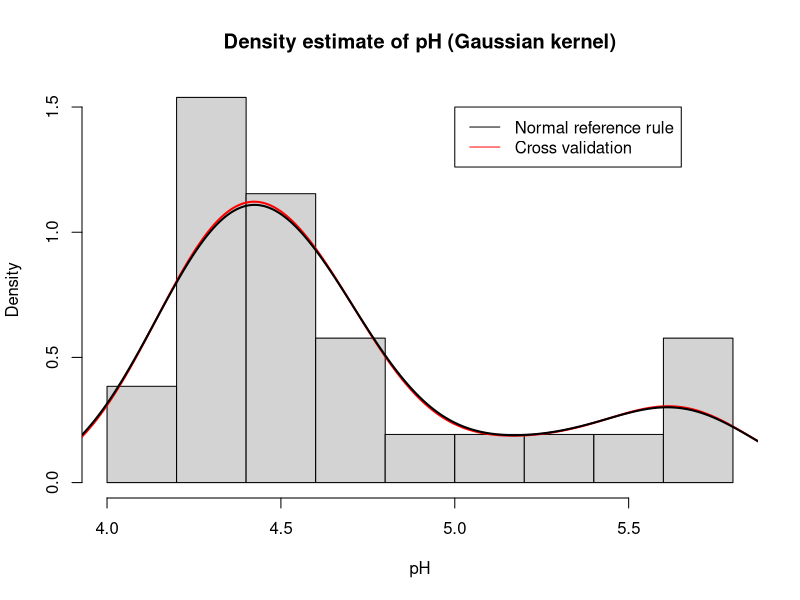
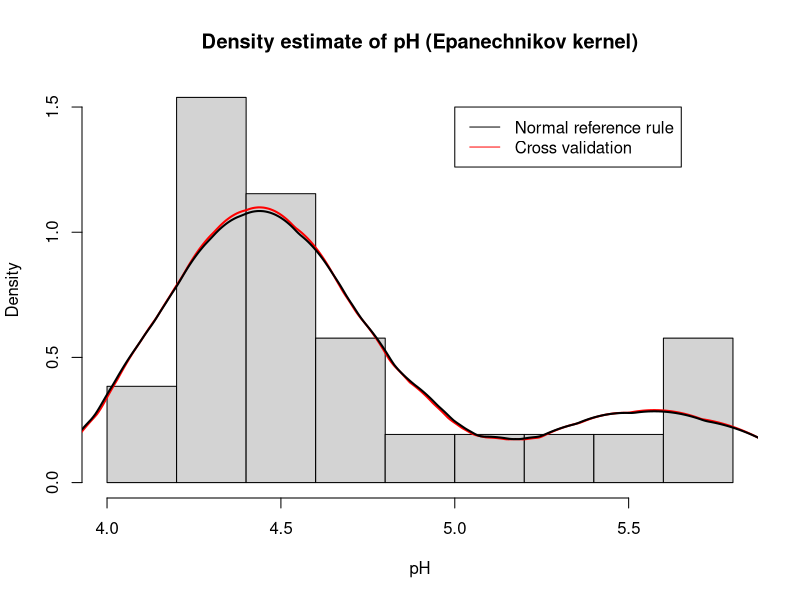
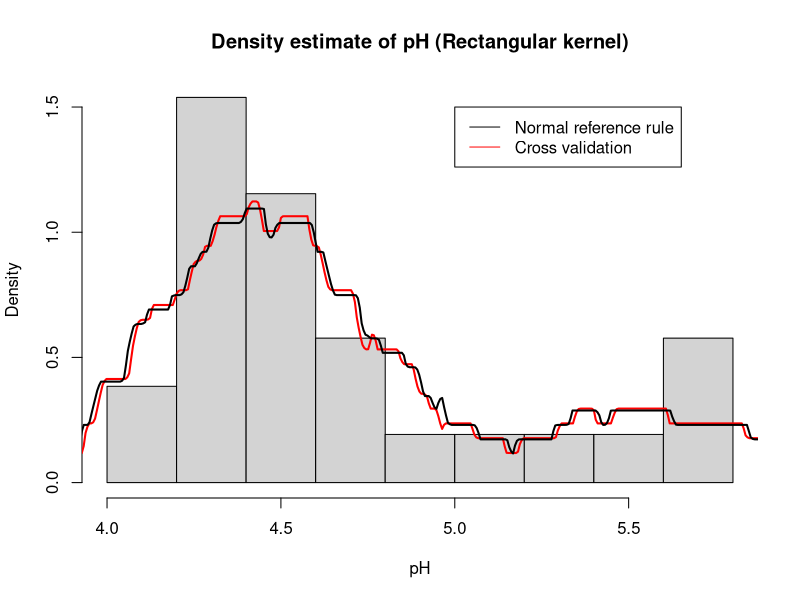
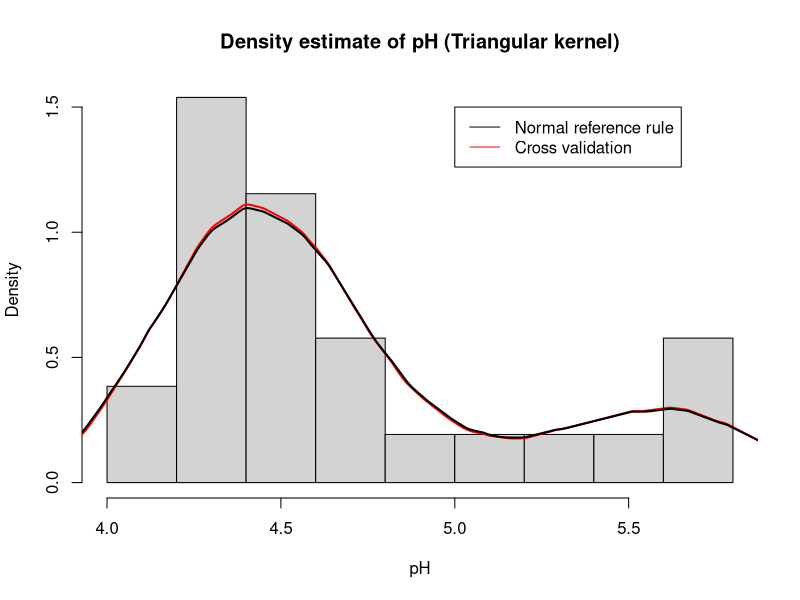
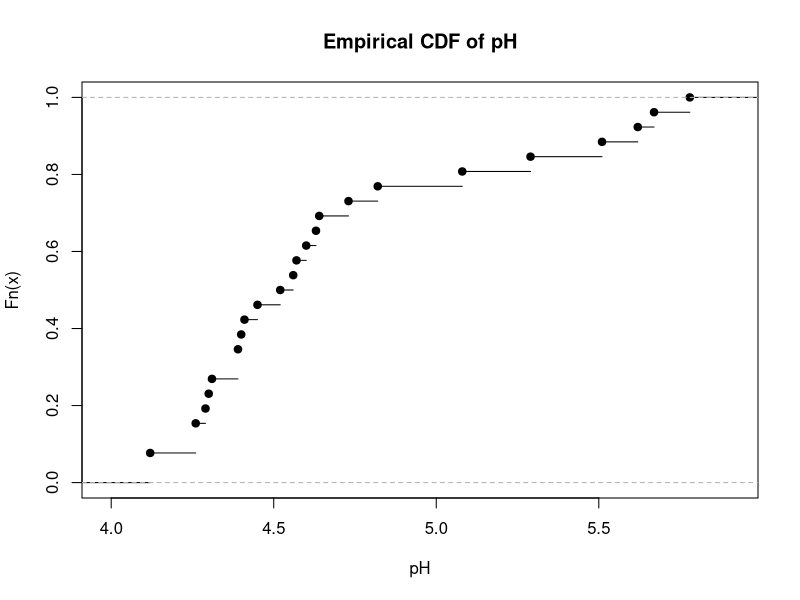

These charts were generated, in order, by the following R code:
#!/usr/bin/env Rscript

df <- read.table("acid-rain.txt", sep = "\t", header = 1)

pdf("acid-rain.pdf")

hist(df$pH, probability = TRUE, xlab = "pH", main = NULL)
lines(density(df$pH, kernel = "gaussian", bw = "ucv"), lw = 2, col = "red")
lines(density(df$pH, kernel = "gaussian", bw = "nrd"), lw = 2)
legend(5, 1.5, legend = c("Normal reference rule", "Cross validation"), lty = 1, col = c("black", "red"))
title("Density estimate of pH (Gaussian kernel)")

hist(df$pH, probability = TRUE, xlab = "pH", main = NULL)
lines(density(df$pH, kernel = "epanechnikov", bw = "ucv"), lw = 2, col = "red")
lines(density(df$pH, kernel = "epanechnikov", bw = "nrd"), lw = 2)
legend(5, 1.5, legend = c("Normal reference rule", "Cross validation"), lty = 1, col = c("black", "red"))
title("Density estimate of pH (Epanechnikov kernel)")

hist(df$pH, probability = TRUE, xlab = "pH", main = NULL)
lines(density(df$pH, kernel = "rectangular", bw = "ucv"), lw = 2, col = "red")
lines(density(df$pH, kernel = "rectangular", bw = "nrd"), lw = 2)
legend(5, 1.5, legend = c("Normal reference rule", "Cross validation"), lty = 1, col = c("black", "red"))
title("Density estimate of pH (Rectangular kernel)")

hist(df$pH, probability = TRUE, xlab = "pH", main = NULL)
lines(density(df$pH, kernel = "triangular", bw = "ucv"), lw = 2, col = "red")
lines(density(df$pH, kernel = "triangular", bw = "nrd"), lw = 2)
legend(5, 1.5, legend = c("Normal reference rule", "Cross validation"), lty = 1, col = c("black", "red"))
title("Density estimate of pH (Triangular kernel)")

Fn <- ecdf(df$pH)
plot(Fn, xlab = "pH", main = "Empirical CDF of pH")
print(1 - Fn(4.75))

dev.off()
